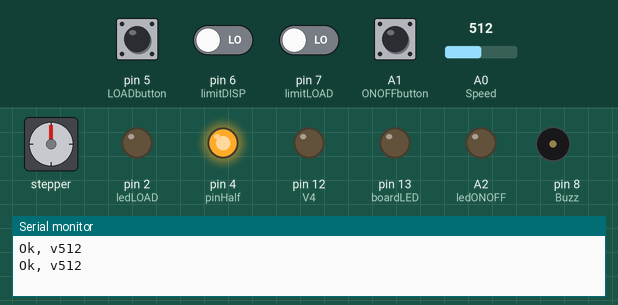
This sketch was run on a simulated Arduino Uno, built with avr-gcc and run on an emulated ATmega328P. Parts: stepper motor, output pins drawn as LEDs (lit = HIGH), buzzer (waves = sounding), the last lines printed to the serial monitor. Wiring (inferred from the names in the program): stepper motor (2048 steps per turn assumed): coils pin 8, pin 9, pin 10, pin 11. Inputs (shaded band) come from the test bench; at power-on: A1 (ONOFFbutton), pin 5 (LOADbutton), pin 6 (limitDISP), pin 7 (limitLOAD) LOW, A0 (Speed) = 512. Pins used as bus, display or sensor lines are not drawn.

Above: at 1.2 s.
1.3 s: pin 5 (LOADbutton) pulled HIGH for 0.15 s
At 2.4 s:
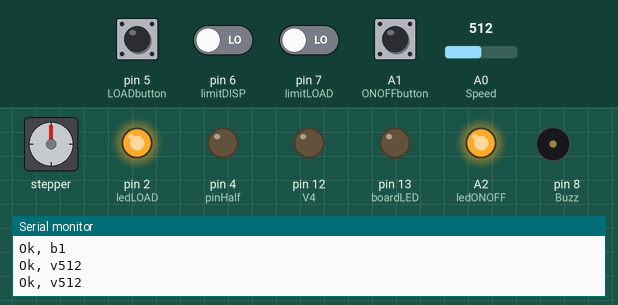
2.9 s: pin 7 (limitLOAD) driven HIGH
At 3.02 s:
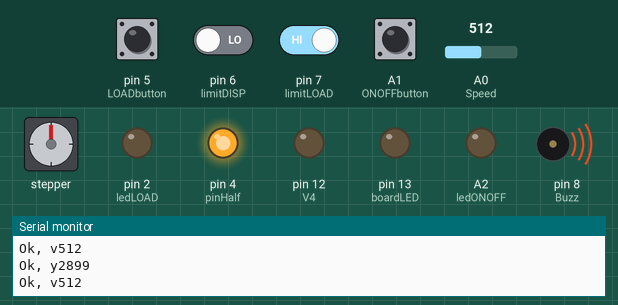
4.6 s: A1 (ONOFFbutton) pulled HIGH for 0.15 s
At 4.9 s:
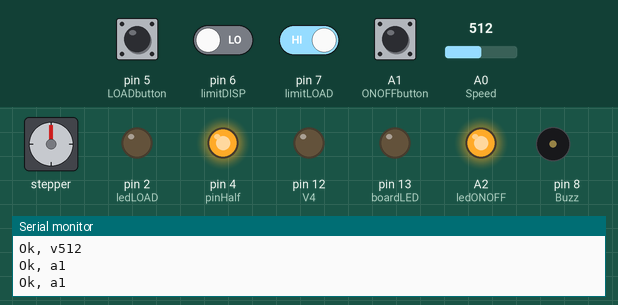
6.2 s: pin 6 (limitDISP) driven HIGH
At 7.0 s:
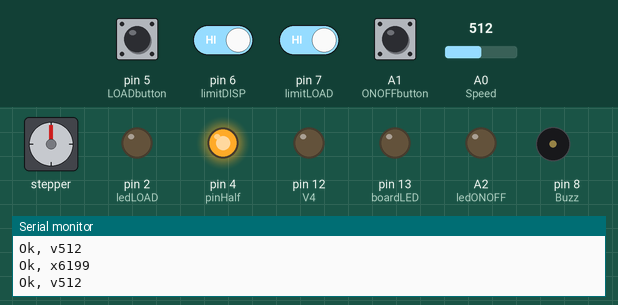
Timing chart, 0 to 9.2 s (numbered marks = the images above; inputs shaded):
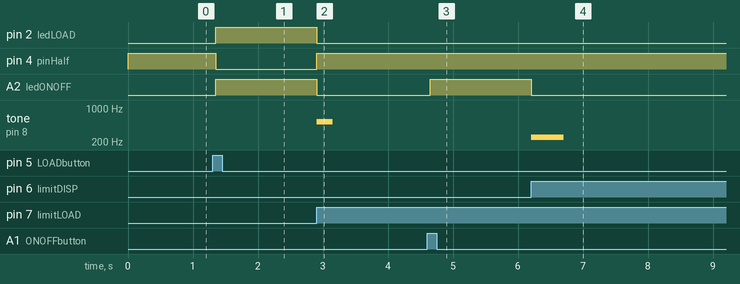

The sketch:

uCF_SPS21.ino
```cpp
/*
  uCF_SPS2.ino
  To manually control towards front-panel and towards USB remote control the uCF·SPS module,
  a Syringe Pumping System developped by
  the Applied Electrochemistry Research Group and
  the Open Source Hardware Group on the University of Huelva

  Programmed by Juan Daniel Mozo Llamazares, José Ingacio Otero Bueno and Angel García Barrios
  February, 2014

  Version #2.1 programmed by JDMozo - January, 2021
  To includes the DRV8255 stepper motor driver and flow control by valve-box Jigsaw-FIA
  Fixes some comunication issues to optimize the Java console synchronizarion
    (all messages have the same structure)
 */

// pin assignation (constants).
// give it a name:
const int ONOFFbutton = A1;            // button Run/Stop
const int ledONOFF = A2;               // Red LED Start flag
const int ledLOAD = 2;                 // Yellow LED LOAD flag / R-L motion pin
const int Step = 3;                    // motor clock pin (one step)
const int pinHalf = 4;                 // full/half step pin
const int LOADbutton = 5;              // LOAD button
const int limitDISP = 6;               // Dispense limit switch
const int limitLOAD = 7;                 // Load limit switch
const int Buzz = 8;                    // buzzer
const int boardLED = 13;               // Arduino ON BOARD LED
const int Speed = A0;                  // analogical potential read pin (speed)
const int V1 = 9;                      // valve 1
const int V2 = 10;                     // valve 2
const int V3 = 11;                     // valve 3
const int V4 = 12;                     // valve 4
const int V5 = 13;                     // valve 5 (injection valve)


// other constants
const int DEMO = LOW;                  // Demo mode (blink pin 13 LED instead motor runs)
const long debounceDelay = 50;         // stores Debounce time in millisec

// variables
unsigned long previousTime = 0;        // stores previous steptime in microsec
unsigned long currentTime = 0;         // stores actual time in microsec
unsigned long interval = 500;          // stores interval-between-steps in microsecs
unsigned long previousTimeVolt = 0;    // stores voltmeter' previous refresh time in microsec
long lastDebounceTime = 0;             // stores last LED turnover time
int ledState = LOW;                    // stores led's state
int runMotor = LOW;                    // stores motor's state (HIGH = run)
int runLOAD = LOW;                     // stores running direction (HIGH = LOAD = LEFT)
int buttonState = LOW;                 // stores limit switches state
int buttonState1 = LOW;                // stores ONOFF button state
int previousButtonState1 = LOW;        // stores ONOFF button previous state (to Debounce)
int buttonState2 = LOW;                // stores LOAD button state
int previousButtonState2 = LOW;        // stores LOAD button previous state (to Debounce)
int volt = 0;                          // stores analog speed setting (0 - 1024)
char serialData = 0;                   // stores data read from USB (one byte 0 - 255)
int remote = LOW;                      // stores active control mode (to speed's question)

/* USB command set:
 * (input) for remote actuation
 *    fn      == Freq (n = millisec 0 to 1023)     replace manual panel control
 *    g       == Go run                            start motor to difuse
 *    l       == Load                              start motor to withdraw
 *    s       == Stop                              stop motor
 *    r       == Remote                            enable remote control (disable speed reading)
 *    m       == Manual                            disable remote control (enable speed reading)
 *    u       == Up                                increases speed
 *    d       == Down                              decreases speed
 *    wn      == Valves                            set all valves at once (n = 0 to 31)
 * (output) for sync with Java GUI
 *    vn      == Freq (n = millisec 0 to 1023)     send freq value
 *    an      == Button ONOFF (n = 0, 1)           console button can act as panic button
 *    bn      == Button LOAD (n = 0, 1)            console button acting overight GUI
 *    xn      == Limit switch (n= 0 to 4294967295) DISPENSE Limitswitch detection (n = actual time)
 *    yn      == Limit switch (n= 0 to 4294967295) LOAD Limitswitch detection (n = actual time)
*/

// the setup routine runs once when you press reset:
void setup() {
  // initialize the digital pins as input or output.
  pinMode(ledONOFF, OUTPUT);
  pinMode(ledLOAD, OUTPUT);
  pinMode(Step, OUTPUT);
  pinMode(pinHalf, OUTPUT);
  pinMode(Buzz, OUTPUT);
  pinMode(boardLED, OUTPUT);
  pinMode(ONOFFbutton, INPUT);
  pinMode(LOADbutton, INPUT);
  pinMode(limitDISP, INPUT);
  pinMode(limitLOAD, INPUT);
  pinMode(V1, OUTPUT);
  pinMode(V2, OUTPUT);
  pinMode(V3, OUTPUT);
  pinMode(V4, OUTPUT);
  pinMode(V5, OUTPUT);

  // initialize the serial port
  Serial.begin(9600);
}

// the loop routine runs over and over again forever:
void loop() {
  // first read the actual time                     --------------------------------------------------------
  currentTime = micros();

  // check if data is waiting on serial port        --------------------------------------------------------
  while (Serial.available() > 0) {
    serialData = Serial.read();
    switch (serialData) {
      case 's':                                      // stop
        runMotor = LOW;
        runLOAD = LOW;
        Serial.print("Ok, ");                        // Handshaking Ok
        Serial.print(serialData);
        Serial.println(millis(),DEC);                // to sinc with computer app
        break;
      case 'm':                                      // manual mode
        remote = LOW;
        Serial.print("Ok, ");                        // Handshaking Ok
        Serial.println(serialData);
        break;
      case 'r':                                      // remote mode
        remote = HIGH;
        Serial.print("Ok, ");                        // Handshaking Ok
        Serial.println(serialData);
        break;
      case 'l':                                      // load
        runMotor = HIGH;
        runLOAD = HIGH;
        Serial.print("Ok, ");                        // Handshaking Ok
        Serial.println(serialData);
        break;
      case 'g':                                      // go run
        runMotor = HIGH;
        runLOAD = LOW;
        Serial.print("Ok, ");                        // Handshaking Ok
        Serial.print(serialData);
        Serial.println(millis(),DEC);                // to sinc with computer app
        break;
      case 'u':                                      // up volt (speed)
        volt += 5;
        if (volt > 1023) {volt = 1023;}              // upper limit
        Serial.print("Ok, ");                        // Handshaking Ok
        Serial.print(serialData);
        Serial.println(volt, DEC);
        break;
      case 'd':                                      // down volt (speed)
        volt += -5;
        if (volt < 0) {volt = 0;}                    // lower limit
        Serial.print("Ok, ");                        // Handshaking Ok
        Serial.print(serialData);
        Serial.println(volt, DEC);
        break;
      case 'f':                                      // frequency (speed)
        volt = Serial.parseInt();                    // read the message completely
        volt = constrain(volt, 0, 1023);             // avoid out-of-range values
        Serial.print("Ok, ");                        // Handshaking Ok
        Serial.print(serialData);
        Serial.println(volt, DEC);
        break;
      case 'w':                                      // sets valves state
        int valveState = Serial.parseInt();          // read all valves state
        valveState = constrain(valveState, 0, 31);   // avoid out-of-range values
        for (int i = 0; i <= 4; i++) {
          if (bitRead(valveState, i) == 1){          // if bit = 1
            digitalWrite(i + 9, HIGH);}
          else {                                     // if bit = 0
            digitalWrite(i + 9, LOW);}}
        Serial.print("Ok, ");                        // Handshaking Ok
        Serial.print(serialData);
        Serial.println(valveState);
        break;
    }
    int serialDatatmp = Serial.read();               // empty serial port (CR)
  }

  // check control panel knobs                       -------------------------------------------------------
  // check ONOFF button setting ---------------------
  int reading = digitalRead(ONOFFbutton);
  if (reading != previousButtonState1) {             // with Debounce
    lastDebounceTime = millis(); }
  if ((millis() - lastDebounceTime) > debounceDelay) {
    if (reading != buttonState1) {
      buttonState1 = reading;
      if (buttonState1 == HIGH) {                    // changes the runMotor value if button is pushed
        runMotor = !runMotor; }
      if (runLOAD == HIGH && runMotor == LOW) {      // if loading and run stop all
        runLOAD = LOW; }
      Serial.print("Ok, a");                         // Handshaking Ok (to sync with Java GUI)
      Serial.println(runMotor); }}
  previousButtonState1 = reading;

  // check LOAD button setting ----------------------
  reading = digitalRead(LOADbutton);
  if (reading != previousButtonState2) {             // with Debounce
    lastDebounceTime = millis(); }
  if ((millis() - lastDebounceTime) > debounceDelay) {
    if (reading != buttonState2) {
      buttonState2 = reading;
      if (buttonState2 == HIGH) {                    // changes the runLOAD value if button is pushed
        runLOAD = !runLOAD; }
      if (runLOAD == HIGH) {                         // check if goes LOAD and start the motor too
        runMotor = HIGH; }
      Serial.print("Ok, b");                         // Handshaking Ok (to sync with Java GUI)
      Serial.println(runLOAD);}}
  previousButtonState2 = reading;

  // check the limit switches                        -------------------------------------------------------
  // check the DISPENSE limit switch setting --------
  buttonState = digitalRead(limitDISP);
  // motor must be running and dispensing to check the limit switch
  if (buttonState == HIGH && runMotor == HIGH && runLOAD == LOW) {
    tone(Buzz,250,500);                              // audio alarm
    runMotor = LOW;                                  // if limit switch is pressed stop the motion
    Serial.print("Ok, x");
    Serial.println(millis(),DEC);}                   // to sync with computer app

  // check the LOAD limit switch setting ------------
  buttonState = digitalRead(limitLOAD);
  // motor must be running and loading to check the limit switch
  if (buttonState == HIGH && runMotor == HIGH && runLOAD == HIGH) {
    tone(Buzz,523,250);                             // audio alarm
    runLOAD = LOW;                                  // if limit switch is pressed stops and load
    runMotor = LOW;
    Serial.print("Ok, y");
    Serial.println(millis(),DEC);}                  // to sinc with computer app

  digitalWrite(ledONOFF, runMotor);                 // write RUN setting on LED
  digitalWrite(ledLOAD, runLOAD);                   // write LOAD setting on LED and set direction
  digitalWrite(pinHalf, !runLOAD);                  // sets HALF step to dispense and FULL to load

  // calculate motor rotation speed                 --------------------------------------------------------
  if (remote == LOW) {                              // manual mode
    volt = analogRead(Speed);                       // read potentiometer value each 500 millisec
    // check if refresh time is passed ( 500 ms)
    if (currentTime - previousTimeVolt >= 500000L) {
      previousTimeVolt = currentTime;
      Serial.print("Ok, v");                        // write in serial USB to PC synchronization
      Serial.println(volt, DEC);}}

  if (DEMO == LOW) {
    interval = (1024 - volt) * 250L;                // calculates motor steps interval in microsec
    if (runLOAD == HIGH) interval = 3500L; }        // full speed to load
  else {                                            // in DEMO mode calculates bigger intervals (LED)
    interval = (1024 - volt) * 1000L;
    if (runLOAD == HIGH) interval = 25000L; }

  // check if elapsed time is bigger than calculated interval to motor step out ----------------------------
  if (currentTime - previousTime >= interval && runMotor == HIGH) {
    previousTime = currentTime;                     // stores actual time (reset time
    if (DEMO == HIGH) {
      ledState = !ledState;                         // turn the LED OFF and ON every interval
      digitalWrite(boardLED, ledState); }
    else {
      digitalWrite(Step,HIGH);                      // set a pulse on Step (Motor goes on)
      delay(1);
      digitalWrite(Step,LOW); }
  }
}
```

Measured:
- after the input at 1.3 s, pin 2 (ledLOAD), A2 (ledONOFF): LOW → HIGH after 0.05 s; pin 4 (pinHalf): HIGH → LOW after 0.05 s
- after the input at 2.9 s, pin 2 (ledLOAD), A2 (ledONOFF): HIGH → LOW at once; pin 4 (pinHalf): LOW → HIGH at once; tone on pin 8 (Buzz): silent → 523 Hz at once, → silent 0.25 s later
- after the input at 4.6 s, A2 (ledONOFF): LOW → HIGH after 0.05 s
- after the input at 6.2 s, A2 (ledONOFF): HIGH → LOW at once; tone on pin 8 (Buzz): silent → 250 Hz at once, → silent 0.50 s later
